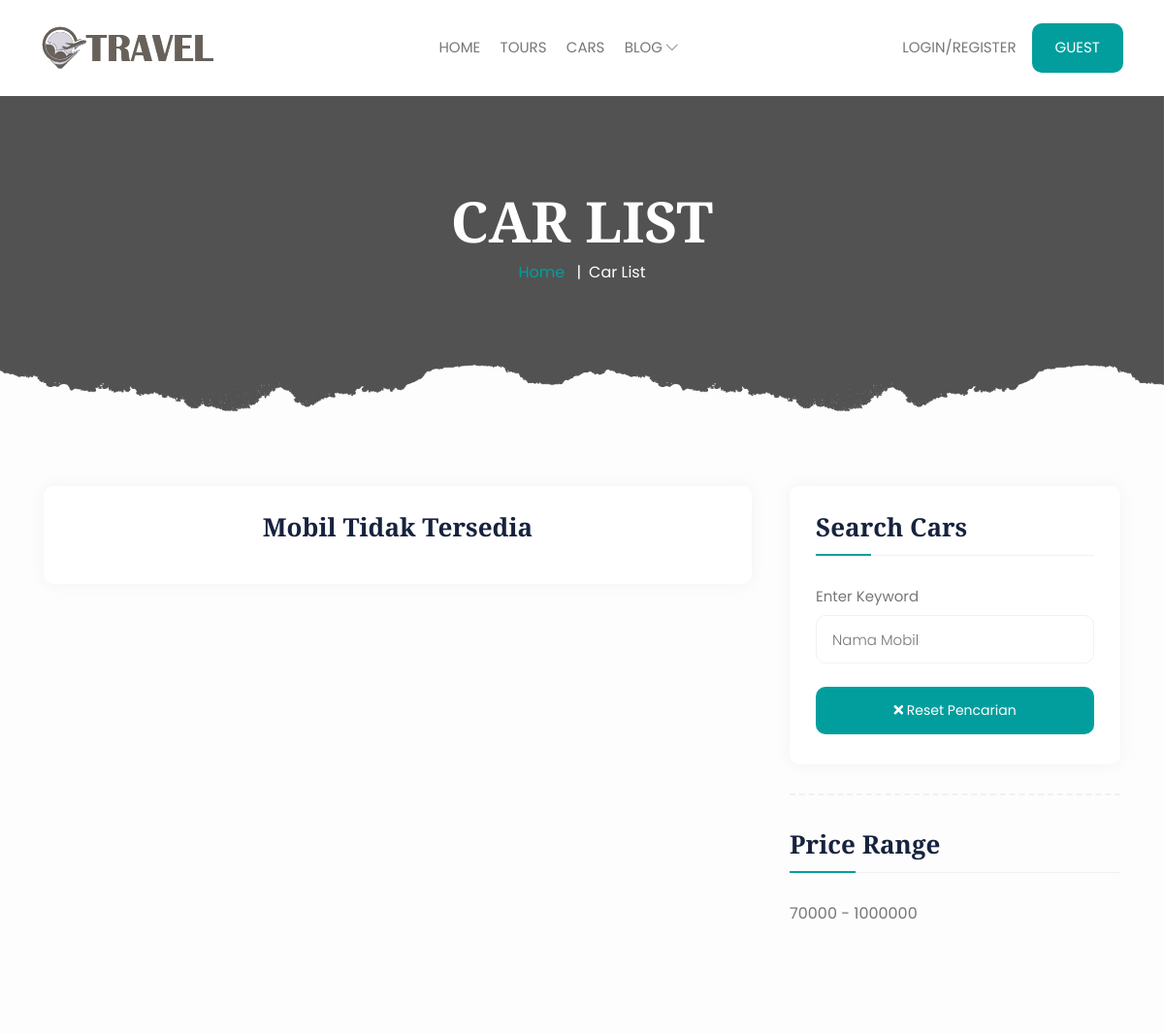
Before: /tour/cust/car.php?cari=agya (upper part) with the older database file.
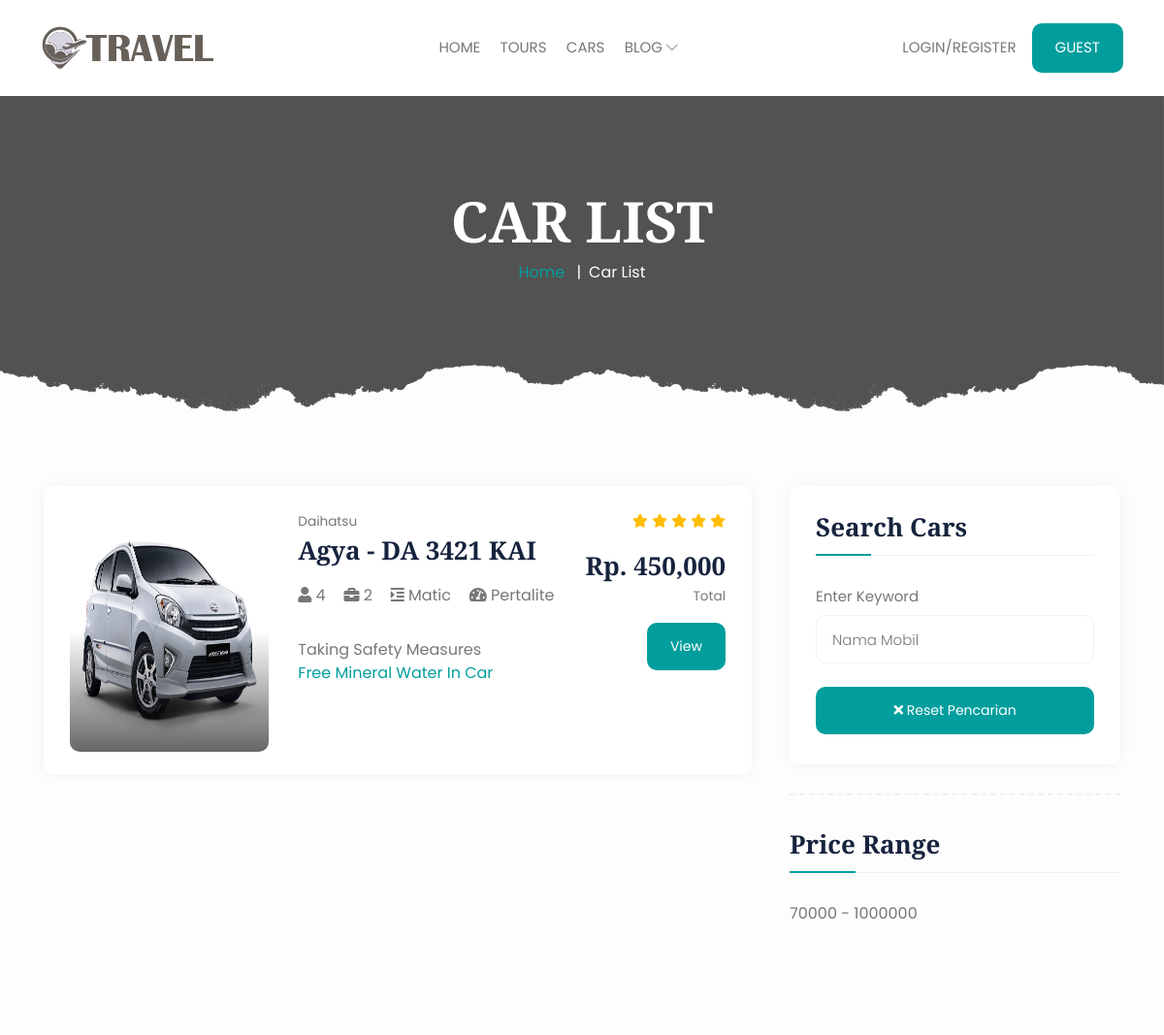
After: the same page with the newer database file.
### tables this page shows
CREATE TABLE `mobil` (
  `id_mobil` int(11) NOT NULL,
  `nomor_kendaraan` varchar(64) NOT NULL,
  `nama_mobil` varchar(64) NOT NULL,
  `merek` varchar(64) NOT NULL,
  `tahun` year(4) NOT NULL,
  `harga` double NOT NULL,
  `seat` varchar(32) NOT NULL,
  `status` varchar(26) NOT NULL,
  `gambar` varchar(120) NOT NULL,
  `bensin` varchar(32) NOT NULL,
  `transmision` varchar(32) NOT NULL,
  `warna` varchar(32) NOT NULL
);

### tour/cust/car.php (the view, shortened to what the changed rows need)
<!DOCTYPE html>
<html xmlns="http://www.w3.org/1999/xhtml" lang="zxx">
<head>
    <link href="../assets_u/css/bootstrap.min.css" rel="stylesheet" type="text/css">
    <link href="../assets_u/css/style.css" rel="stylesheet" type="text/css">
    <link href="../assets_u/css/plugin.css" rel="stylesheet" type="text/css">
    <link rel="stylesheet" href="https://cdnjs.cloudflare.com/ajax/libs/font-awesome/4.7.0/css/font-awesome.min.css">
    <link rel="stylesheet" href="https://cdnjs.cloudflare.com/ajax/libs/font-awesome/5.11.2/css/all.min.css">
    <link rel="stylesheet" href="../assets_u/fonts/line-icons.css" type="text/css">
</head>
<?php include "../template/header_u.php" ?>
<section class="breadcrumb-main pb-20 pt-14" style="background-image: url(../assets_u/images/bg/bg1.jpg);">
    <div class="breadcrumb-outer">
        <div class="container">
            <div class="breadcrumb-content text-center">
                <h1 class="mb-3">Car List</h1>
            </div>
        </div>
    </div>
</section>
<section class="trending pt-6 bg-lgrey">
    <div class="container">
        <div class="row">
            <div class="col-lg-8">
                <?php if (isset($_GET['cari']) == "") { ?>
                    <div class="row filter_data">
                    </div>
                <?php } else {
                    $sql = "SELECT * FROM mobil where nama_mobil like '%" . $_GET['cari'] . "%' AND status='ready' ORDER BY id_mobil DESC";
                    $mobil = mysqli_query($conn, $sql);
                ?>
                    <div class="car-list">
                        <div class="car-full">
                            <div class="trend-full bg-white rounded box-shadow overflow-hidden p-4 mb-4">
                                <div class="row">
                                    <?php
                                    if (mysqli_num_rows($mobil) > 0) {
                                        while ($p = mysqli_fetch_array($mobil)) {
                                    ?>
                                            <div class="col-lg-4 col-md-3">
                                                <div class="trend-item2 rounded">
                                                    <a href="car_detail.php?id_mobil=<?php echo $p['id_mobil'] ?>">
                                                        <img src="../gambar/<?php echo $p['gambar'] ?>" height="250" width="250" class="primary-image">
                                                    </a>
                                                    <div class="color-overlay"></div>
                                                </div>
                                            </div>
                                            <div class="col-lg-5 col-md-6">
                                                <div class="trend-content position-relative text-md-start text-center">
                                                    <small><?php echo substr($p['merek'], 0, 30) ?></small>
                                                    <h3 class="mb-2"><a href="car-detail.html" class=""><?php echo substr($p['nama_mobil'], 0, 30) ?> - <?php echo substr($p['nomor_kendaraan'], 0, 30) ?></a></h3>
                                                    <ul class="featured-meta d-flex align-items-center justify-content-between">
                                                        <li><i class="fa fa-user"></i> <?php echo substr($p['seat'], 0, 30) ?></li>
                                                        <li><i class="fa fa-briefcase"></i> 2</li>
                                                        <li><i class="fa fa-indent"></i> <?php echo substr($p['transmision'], 0, 30) ?></li>
                                                        <li><i class="fa fa-tachometer-alt"></i> <?php echo substr($p['bensin'], 0, 30) ?></li>
                                                    </ul>
                                                    <p class="mt-4 mb-0">Taking Safety Measures <br><span class="theme"> Free Mineral Water In Car</span></p>
                                                </div>
                                            </div>
                                            <div class="col-lg-3 col-md-3">
                                                <div class="trend-content text-md-end text-center">
                                                    <div class="rating">
                                                        <span class="fa fa-star checked"></span>
                                                        <span class="fa fa-star checked"></span>
                                                        <span class="fa fa-star checked"></span>
                                                        <span class="fa fa-star checked"></span>
                                                        <span class="fa fa-star checked"></span>
                                                    </div>
                                                    <div class="trend-price my-2">
                                                        <h3 class="mb-0">Rp. <?php echo number_format($p['harga']) ?></h3>
                                                        <small>Total</small>
                                                    </div>
                                                    <a href="car_detail.php?id_mobil=<?php echo $p['id_mobil'] ?>" class="nir-btn">View </a>
                                                </div>
                                            </div>
                                        <?php }
                                    } else { ?>
                                        <center>
                                            <h3>Mobil Tidak tersedia</h3>
                                        </center>
                                    <?php
                                    }  ?>
                                </div>
                            </div>
                        </div>
                    </div>
                <?php } ?>
            </div>
        </div>
    </div>
</section>
</body>
</html>

Changed rows visible on the page:
now on this page (row edited): mobil: gambar (picture), merek "Daihatsu", nama_mobil "Agya", nomor_kendaraan "DA 3421 KAI", seat "4", transmision "Matic", bensin "Pertalite", harga "450,000"
Other visible differences:
text no longer shown: "Mobil Tidak Tersedia"
